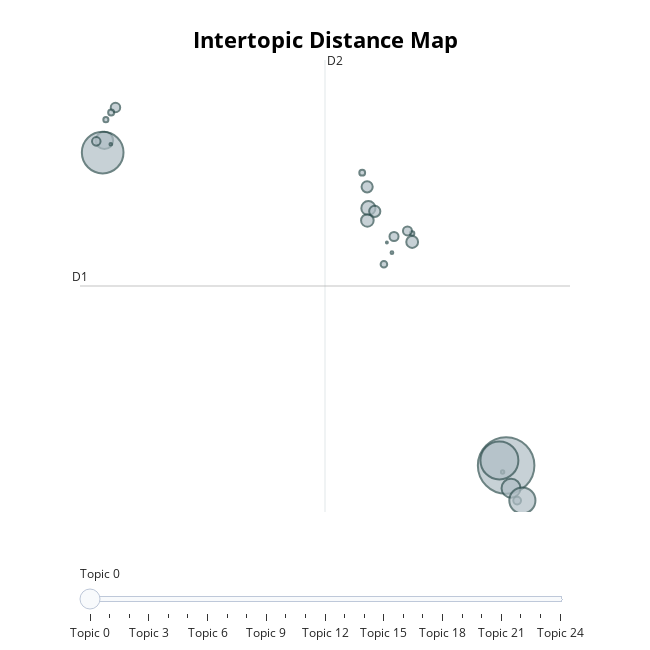

The notebook cell saved with this chart:
### Code cell
topic_vis = topic_model.visualize_topics(
    topics=zeroshot_topic_ids,  # Replace with your topic IDs of interest
    custom_labels=True
)

# Show the visualization
topic_vis.update_layout(
    title="Topic Visualization with Custom Labels",
    title_x=0.5,  # Center the title
    showlegend=True
)

topic_vis.show()

### Figure 1 — Plotly figure (JSON) as saved in the notebook; plotly's stock layout.template omitted (floating-point values rounded to 4 significant figures)
{"data": [{"customdata": [[0, "Nuclear Weapons", 4253], [1, "Biological Weapons", 80], [2, "Chemical Weapons", 480], [3, "Artificial Intelligence", 25], [4, "Quantum Technology", 10], [5, "Supply Chains", 45], [6, "Data Security", 34], [7, "Biological Engineering", 5], [8, "General Emerging Technologies", 109], [9, "Atomic Energy", 15], [10, "Energy Security", 402], [11, "Taiwan Supply Chains", 266], [12, "Peaceful Development of Technology", 1911], [13, "Climate Change and Renewable Energy", 2307], [14, "Electric Cars", 10], [15, "Financial Technology", 210], [16, "Health Technology, Vaccines", 908], [17, "Technology in Education", 186], [18, "Digital Divide", 58], [19, "Technology Capacity Building", 166], [20, "Technology Transfer", 167], [21, "Cyberattacks and Offensive Cyber", 119], [22, "Election Interference", 97], [23, "Technological Surveillance", 107], [24, "Cyber Espionage", 48]], "hovertemplate": "<b>Topic %{customdata[0]}</b><br>%{customdata[1]}<br>Size: %{customdata[2]}", "legendgroup": "", "marker": {"color": "#B0BEC5", "line": {"color": "DarkSlateGrey", "width": 2}, "size": [4253, 80, 480, 25, 10, 45, 34, 5, 109, 15, 402, 266, 1911, 2307, 10, 210, 908, 186, 58, 166, 167, 119, 97, 107, 48], "sizemode": "area", "sizeref": 2.658, "symbol": "circle"}, "mode": "markers", "name": "", "orientation": "v", "showlegend": false, "type": "scatter", "x": [16.65, 17.26, 16.92, 11.46, 10.34, 8.697, -5.467, 10.06, 10.45, 16.45, -5.547, 9.037, 16.28, -5.643, -5.194, 8.981, 17.55, 11.46, 9.895, 8.969, 9.389, -4.936, -5.997, 11.2, -5.175], "xaxis": "x", "y": [-1.14, -2.121, -1.775, 5.335, 4.798, 7.028, 8.509, 5.082, 5.248, -1.322, 7.929, 6.04, -1.0, 7.591, 7.822, 5.695, -2.117, 5.095, 4.474, 6.635, 5.95, 8.846, 7.903, 5.403, 8.708], "yaxis": "y"}], "layout": {"annotations": [{"showarrow": false, "text": "D1", "x": -6.896, "y": 3.867, "yshift": 10}, {"showarrow": false, "text": "D2", "x": 6.64, "xshift": 10, "y": 10.17}], "height": 650, "hoverlabel": {"bgcolor": "white", "font": {"family": "Rockwell", "size": 16}}, "legend": {"itemsizing": "constant", "tracegroupgap": 0}, "margin": {"t": 60}, "shapes": [{"line": {"color": "#CFD8DC", "width": 2}, "type": "line", "x0": 6.64, "x1": 6.64, "y0": -2.44, "y1": 10.17}, {"line": {"color": "#9E9E9E", "width": 2}, "type": "line", "x0": -6.896, "x1": 20.18, "y0": 3.867, "y1": 3.867}], "sliders": [{"active": 0, "pad": {"t": 50}, "steps": [{"args": [{"marker.color": [["red", "#B0BEC5", "#B0BEC5", "#B0BEC5", "#B0BEC5", "#B0BEC5", "#B0BEC5", "#B0BEC5", "#B0BEC5", "#B0BEC5", "#B0BEC5", "#B0BEC5", "#B0BEC5", "#B0BEC5", "#B0BEC5", "#B0BEC5", "#B0BEC5", "#B0BEC5", "#B0BEC5", "#B0BEC5", "#B0BEC5", "#B0BEC5", "#B0BEC5", "#B0BEC5", "#B0BEC5"]]}], "label": "Topic 0", "method": "update"}, {"args": [{"marker.color": [["#B0BEC5", "red", "#B0BEC5", "#B0BEC5", "#B0BEC5", "#B0BEC5", "#B0BEC5", "#B0BEC5", "#B0BEC5", "#B0BEC5", "#B0BEC5", "#B0BEC5", "#B0BEC5", "#B0BEC5", "#B0BEC5", "#B0BEC5", "#B0BEC5", "#B0BEC5", "#B0BEC5", "#B0BEC5", "#B0BEC5", "#B0BEC5", "#B0BEC5", "#B0BEC5", "#B0BEC5"]]}], "label": "Topic 1", "method": "update"}, {"args": [{"marker.color": [["#B0BEC5", "#B0BEC5", "red", "#B0BEC5", "#B0BEC5", "#B0BEC5", "#B0BEC5", "#B0BEC5", "#B0BEC5", "#B0BEC5", "#B0BEC5", "#B0BEC5", "#B0BEC5", "#B0BEC5", "#B0BEC5", "#B0BEC5", "#B0BEC5", "#B0BEC5", "#B0BEC5", "#B0BEC5", "#B0BEC5", "#B0BEC5", "#B0BEC5", "#B0BEC5", "#B0BEC5"]]}], "label": "Topic 2", "method": "update"}, {"args": [{"marker.color": [["#B0BEC5", "#B0BEC5", "#B0BEC5", "red", "#B0BEC5", "#B0BEC5", "#B0BEC5", "#B0BEC5", "#B0BEC5", "#B0BEC5", "#B0BEC5", "#B0BEC5", "#B0BEC5", "#B0BEC5", "#B0BEC5", "#B0BEC5", "#B0BEC5", "#B0BEC5", "#B0BEC5", "#B0BEC5", "#B0BEC5", "#B0BEC5", "#B0BEC5", "#B0BEC5", "#B0BEC5"]]}], "label": "Topic 3", "method": "update"}, {"args": [{"marker.color": [["#B0BEC5", "#B0BEC5", "#B0BEC5", "#B0BEC5", "red", "#B0BEC5", "#B0BEC5", "#B0BEC5", "#B0BEC5", "#B0BEC5", "#B0BEC5", "#B0BEC5", "#B0BEC5", "#B0BEC5", "#B0BEC5", "#B0BEC5", "#B0BEC5", "#B0BEC5", "#B0BEC5", "#B0BEC5", "#B0BEC5", "#B0BEC5", "#B0BEC5", "#B0BEC5", "#B0BEC5"]]}], "label": "Topic 4", "method": "update"}, {"args": [{"marker.color": [["#B0BEC5", "#B0BEC5", "#B0BEC5", "#B0BEC5", "#B0BEC5", "red", "#B0BEC5", "#B0BEC5", "#B0BEC5", "#B0BEC5", "#B0BEC5", "#B0BEC5", "#B0BEC5", "#B0BEC5", "#B0BEC5", "#B0BEC5", "#B0BEC5", "#B0BEC5", "#B0BEC5", "#B0BEC5", "#B0BEC5", "#B0BEC5", "#B0BEC5", "#B0BEC5", "#B0BEC5"]]}], "label": "Topic 5", "method": "update"}, {"args": [{"marker.color": [["#B0BEC5", "#B0BEC5", "#B0BEC5", "#B0BEC5", "#B0BEC5", "#B0BEC5", "red", "#B0BEC5", "#B0BEC5", "#B0BEC5", "#B0BEC5", "#B0BEC5", "#B0BEC5", "#B0BEC5", "#B0BEC5", "#B0BEC5", "#B0BEC5", "#B0BEC5", "#B0BEC5", "#B0BEC5", "#B0BEC5", "#B0BEC5", "#B0BEC5", "#B0BEC5", "#B0BEC5"]]}], "label": "Topic 6", "method": "update"}, {"args": [{"marker.color": [["#B0BEC5", "#B0BEC5", "#B0BEC5", "#B0BEC5", "#B0BEC5", "#B0BEC5", "#B0BEC5", "red", "#B0BEC5", "#B0BEC5", "#B0BEC5", "#B0BEC5", "#B0BEC5", "#B0BEC5", "#B0BEC5", "#B0BEC5", "#B0BEC5", "#B0BEC5", "#B0BEC5", "#B0BEC5", "#B0BEC5", "#B0BEC5", "#B0BEC5", "#B0BEC5", "#B0BEC5"]]}], "label": "Topic 7", "method": "update"}, {"args": [{"marker.color": [["#B0BEC5", "#B0BEC5", "#B0BEC5", "#B0BEC5", "#B0BEC5", "#B0BEC5", "#B0BEC5", "#B0BEC5", "red", "#B0BEC5", "#B0BEC5", "#B0BEC5", "#B0BEC5", "#B0BEC5", "#B0BEC5", "#B0BEC5", "#B0BEC5", "#B0BEC5", "#B0BEC5", "#B0BEC5", "#B0BEC5", "#B0BEC5", "#B0BEC5", "#B0BEC5", "#B0BEC5"]]}], "label": "Topic 8", "method": "update"}, {"args": [{"marker.color": [["#B0BEC5", "#B0BEC5", "#B0BEC5", "#B0BEC5", "#B0BEC5", "#B0BEC5", "#B0BEC5", "#B0BEC5", "#B0BEC5", "red", "#B0BEC5", "#B0BEC5", "#B0BEC5", "#B0BEC5", "#B0BEC5", "#B0BEC5", "#B0BEC5", "#B0BEC5", "#B0BEC5", "#B0BEC5", "#B0BEC5", "#B0BEC5", "#B0BEC5", "#B0BEC5", "#B0BEC5"]]}], "label": "Topic 9", "method": "update"}, {"args": [{"marker.color": [["#B0BEC5", "#B0BEC5", "#B0BEC5", "#B0BEC5", "#B0BEC5", "#B0BEC5", "#B0BEC5", "#B0BEC5", "#B0BEC5", "#B0BEC5", "red", "#B0BEC5", "#B0BEC5", "#B0BEC5", "#B0BEC5", "#B0BEC5", "#B0BEC5", "#B0BEC5", "#B0BEC5", "#B0BEC5", "#B0BEC5", "#B0BEC5", "#B0BEC5", "#B0BEC5", "#B0BEC5"]]}], "label": "Topic 10", "method": "update"}, {"args": [{"marker.color": [["#B0BEC5", "#B0BEC5", "#B0BEC5", "#B0BEC5", "#B0BEC5", "#B0BEC5", "#B0BEC5", "#B0BEC5", "#B0BEC5", "#B0BEC5", "#B0BEC5", "red", "#B0BEC5", "#B0BEC5", "#B0BEC5", "#B0BEC5", "#B0BEC5", "#B0BEC5", "#B0BEC5", "#B0BEC5", "#B0BEC5", "#B0BEC5", "#B0BEC5", "#B0BEC5", "#B0BEC5"]]}], "label": "Topic 11", "method": "update"}, {"args": [{"marker.color": [["#B0BEC5", "#B0BEC5", "#B0BEC5", "#B0BEC5", "#B0BEC5", "#B0BEC5", "#B0BEC5", "#B0BEC5", "#B0BEC5", "#B0BEC5", "#B0BEC5", "#B0BEC5", "red", "#B0BEC5", "#B0BEC5", "#B0BEC5", "#B0BEC5", "#B0BEC5", "#B0BEC5", "#B0BEC5", "#B0BEC5", "#B0BEC5", "#B0BEC5", "#B0BEC5", "#B0BEC5"]]}], "label": "Topic 12", "method": "update"}, {"args": [{"marker.color": [["#B0BEC5", "#B0BEC5", "#B0BEC5", "#B0BEC5", "#B0BEC5", "#B0BEC5", "#B0BEC5", "#B0BEC5", "#B0BEC5", "#B0BEC5", "#B0BEC5", "#B0BEC5", "#B0BEC5", "red", "#B0BEC5", "#B0BEC5", "#B0BEC5", "#B0BEC5", "#B0BEC5", "#B0BEC5", "#B0BEC5", "#B0BEC5", "#B0BEC5", "#B0BEC5", "#B0BEC5"]]}], "label": "Topic 13", "method": "update"}, {"args": [{"marker.color": [["#B0BEC5", "#B0BEC5", "#B0BEC5", "#B0BEC5", "#B0BEC5", "#B0BEC5", "#B0BEC5", "#B0BEC5", "#B0BEC5", "#B0BEC5", "#B0BEC5", "#B0BEC5", "#B0BEC5", "#B0BEC5", "red", "#B0BEC5", "#B0BEC5", "#B0BEC5", "#B0BEC5", "#B0BEC5", "#B0BEC5", "#B0BEC5", "#B0BEC5", "#B0BEC5", "#B0BEC5"]]}], "label": "Topic 14", "method": "update"}, {"args": [{"marker.color": [["#B0BEC5", "#B0BEC5", "#B0BEC5", "#B0BEC5", "#B0BEC5", "#B0BEC5", "#B0BEC5", "#B0BEC5", "#B0BEC5", "#B0BEC5", "#B0BEC5", "#B0BEC5", "#B0BEC5", "#B0BEC5", "#B0BEC5", "red", "#B0BEC5", "#B0BEC5", "#B0BEC5", "#B0BEC5", "#B0BEC5", "#B0BEC5", "#B0BEC5", "#B0BEC5", "#B0BEC5"]]}], "label": "Topic 15", "method": "update"}, {"args": [{"marker.color": [["#B0BEC5", "#B0BEC5", "#B0BEC5", "#B0BEC5", "#B0BEC5", "#B0BEC5", "#B0BEC5", "#B0BEC5", "#B0BEC5", "#B0BEC5", "#B0BEC5", "#B0BEC5", "#B0BEC5", "#B0BEC5", "#B0BEC5", "#B0BEC5", "red", "#B0BEC5", "#B0BEC5", "#B0BEC5", "#B0BEC5", "#B0BEC5", "#B0BEC5", "#B0BEC5", "#B0BEC5"]]}], "label": "Topic 16", "method": "update"}, {"args": [{"marker.color": [["#B0BEC5", "#B0BEC5", "#B0BEC5", "#B0BEC5", "#B0BEC5", "#B0BEC5", "#B0BEC5", "#B0BEC5", "#B0BEC5", "#B0BEC5", "#B0BEC5", "#B0BEC5", "#B0BEC5", "#B0BEC5", "#B0BEC5", "#B0BEC5", "#B0BEC5", "red", "#B0BEC5", "#B0BEC5", "#B0BEC5", "#B0BEC5", "#B0BEC5", "#B0BEC5", "#B0BEC5"]]}], "label": "Topic 17", "method": "update"}, {"args": [{"marker.color": [["#B0BEC5", "#B0BEC5", "#B0BEC5", "#B0BEC5", "#B0BEC5", "#B0BEC5", "#B0BEC5", "#B0BEC5", "#B0BEC5", "#B0BEC5", "#B0BEC5", "#B0BEC5", "#B0BEC5", "#B0BEC5", "#B0BEC5", "#B0BEC5", "#B0BEC5", "#B0BEC5", "red", "#B0BEC5", "#B0BEC5", "#B0BEC5", "#B0BEC5", "#B0BEC5", "#B0BEC5"]]}], "label": "Topic 18", "method": "update"}, {"args": [{"marker.color": [["#B0BEC5", "#B0BEC5", "#B0BEC5", "#B0BEC5", "#B0BEC5", "#B0BEC5", "#B0BEC5", "#B0BEC5", "#B0BEC5", "#B0BEC5", "#B0BEC5", "#B0BEC5", "#B0BEC5", "#B0BEC5", "#B0BEC5", "#B0BEC5", "#B0BEC5", "#B0BEC5", "#B0BEC5", "red", "#B0BEC5", "#B0BEC5", "#B0BEC5", "#B0BEC5", "#B0BEC5"]]}], "label": "Topic 19", "method": "update"}, {"args": [{"marker.color": [["#B0BEC5", "#B0BEC5", "#B0BEC5", "#B0BEC5", "#B0BEC5", "#B0BEC5", "#B0BEC5", "#B0BEC5", "#B0BEC5", "#B0BEC5", "#B0BEC5", "#B0BEC5", "#B0BEC5", "#B0BEC5", "#B0BEC5", "#B0BEC5", "#B0BEC5", "#B0BEC5", "#B0BEC5", "#B0BEC5", "red", "#B0BEC5", "#B0BEC5", "#B0BEC5", "#B0BEC5"]]}], "label": "Topic 20", "method": "update"}, {"args": [{"marker.color": [["#B0BEC5", "#B0BEC5", "#B0BEC5", "#B0BEC5", "#B0BEC5", "#B0BEC5", "#B0BEC5", "#B0BEC5", "#B0BEC5", "#B0BEC5", "#B0BEC5", "#B0BEC5", "#B0BEC5", "#B0BEC5", "#B0BEC5", "#B0BEC5", "#B0BEC5", "#B0BEC5", "#B0BEC5", "#B0BEC5", "#B0BEC5", "red", "#B0BEC5", "#B0BEC5", "#B0BEC5"]]}], "label": "Topic 21", "method": "update"}, {"args": [{"marker.color": [["#B0BEC5", "#B0BEC5", "#B0BEC5", "#B0BEC5", "#B0BEC5", "#B0BEC5", "#B0BEC5", "#B0BEC5", "#B0BEC5", "#B0BEC5", "#B0BEC5", "#B0BEC5", "#B0BEC5", "#B0BEC5", "#B0BEC5", "#B0BEC5", "#B0BEC5", "#B0BEC5", "#B0BEC5", "#B0BEC5", "#B0BEC5", "#B0BEC5", "red", "#B0BEC5", "#B0BEC5"]]}], "label": "Topic 22", "method": "update"}, {"args": [{"marker.color": [["#B0BEC5", "#B0BEC5", "#B0BEC5", "#B0BEC5", "#B0BEC5", "#B0BEC5", "#B0BEC5", "#B0BEC5", "#B0BEC5", "#B0BEC5", "#B0BEC5", "#B0BEC5", "#B0BEC5", "#B0BEC5", "#B0BEC5", "#B0BEC5", "#B0BEC5", "#B0BEC5", "#B0BEC5", "#B0BEC5", "#B0BEC5", "#B0BEC5", "#B0BEC5", "red", "#B0BEC5"]]}], "label": "Topic 23", "method": "update"}, {"args": [{"marker.color": [["#B0BEC5", "#B0BEC5", "#B0BEC5", "#B0BEC5", "#B0BEC5", "#B0BEC5", "#B0BEC5", "#B0BEC5", "#B0BEC5", "#B0BEC5", "#B0BEC5", "#B0BEC5", "#B0BEC5", "#B0BEC5", "#B0BEC5", "#B0BEC5", "#B0BEC5", "#B0BEC5", "#B0BEC5", "#B0BEC5", "#B0BEC5", "#B0BEC5", "#B0BEC5", "#B0BEC5", "red"]]}], "label": "Topic 24", "method": "update"}]}], "title": {"font": {"color": "Black", "size": 22}, "text": "<b>Intertopic Distance Map</b>", "x": 0.5, "xanchor": "center", "y": 0.95, "yanchor": "top"}, "width": 650, "xaxis": {"anchor": "y", "domain": [0, 1], "range": [-6.896, 20.18], "title": {"text": ""}, "visible": false}, "yaxis": {"anchor": "x", "domain": [0, 1], "range": [-2.44, 10.17], "title": {"text": ""}, "visible": false}}}
